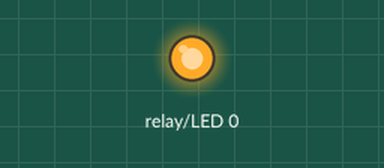
Simulated run of this program. Board: Raspberry Pi (BCM pin numbers) with a PiFace Digital. Parts: output pins drawn as LEDs (lit = HIGH). At 0.0 s the program stops and its outputs stay as they are.

Above: at 0.1 s.
Timing chart, 0 to 1.5 s (numbered marks = the images above):
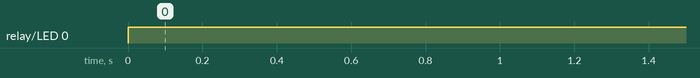

Measured:
- by itself, relay/LED 0: LOW → HIGH at 0.00 s

The program:

Copy_of_set_power__conflict_from_09-15-2015_at_19h12_.py
```python
# -*- coding: utf-8 -*-
import pifacedigitalio

def main(*args):
    piface_d = pifacedigitalio.PiFaceDigital()
    if piface_d.relays[0].value == 1:
        piface_d.relays[0].turn_off()
    if piface_d.relays[0].value == 0:
        piface_d.relays[0].turn_on()

if __name__ == "__main__":
    main()
```
